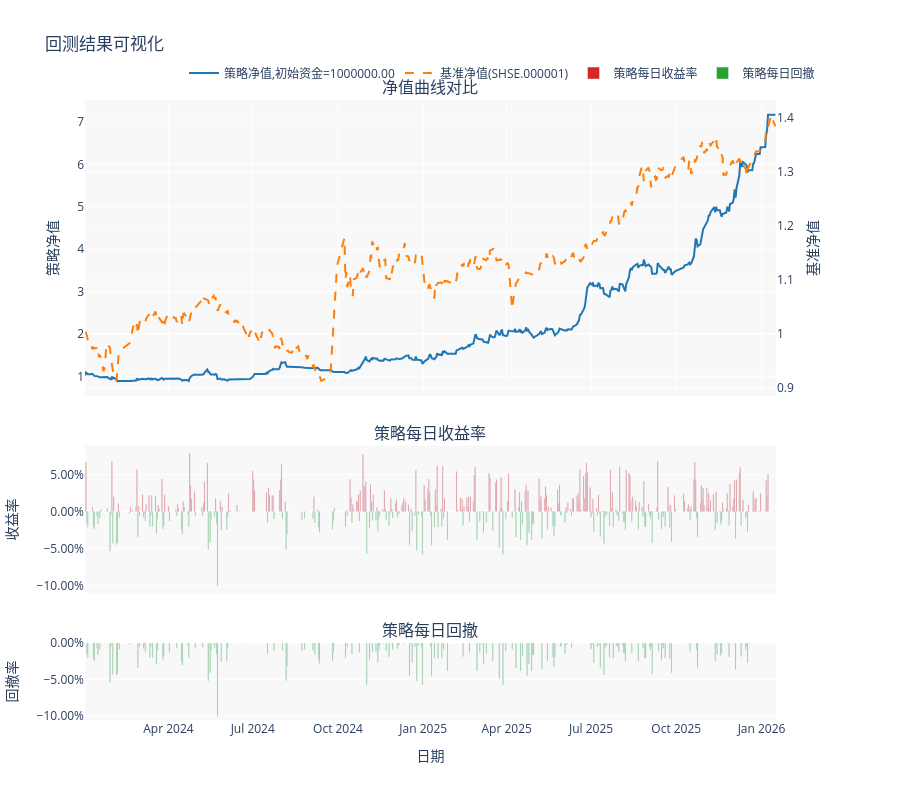

Notebook code cell kept with this figure:
### Code cell
# 汇报回测结果
metrics_df, fig = backtester.report(return_method="compound", plot=True)
fig.show()

### Figure 1 — Plotly figure (JSON) as saved in the notebook; plotly's stock layout.template omitted (floating-point values rounded to 4 significant figures; data arrays with more than 128 entries replaced by an {"elided": "..."} marker saying what was removed)
{"data": [{"hovertemplate": "日期: %{x}<br>策略净值: %{y:.4f}<extra></extra>", "line": {"color": "#1f77b4", "width": 2}, "name": "策略净值,初始资金=1000000.00", "type": "scatter", "x": {"elided": "495 str values"}, "xaxis": "x", "y": {"elided": "495 float values"}, "yaxis": "y"}, {"hovertemplate": "日期: %{x}<br>基准净值: %{y:.4f}<extra></extra>", "line": {"color": "#ff7f0e", "dash": "dash", "width": 2}, "name": "基准净值(SHSE.000001)", "type": "scatter", "x": {"elided": "495 str values"}, "xaxis": "x", "y": {"elided": "495 float values"}, "yaxis": "y2"}, {"hovertemplate": "日期: %{x}<br>收益率: %{y:.2%}<extra></extra>", "marker": {"color": {"elided": "494 str values"}}, "name": "策略每日收益率", "type": "bar", "x": {"elided": "494 str values"}, "xaxis": "x2", "y": {"elided": "494 float values"}, "yaxis": "y3"}, {"hovertemplate": "日期: %{x}<br>回撤率: %{y:.2%}<extra></extra>", "marker": {"color": "#2ca02c"}, "name": "策略每日回撤", "type": "bar", "x": {"elided": "494 str values"}, "xaxis": "x3", "y": {"elided": "494 float values"}, "yaxis": "y4"}], "layout": {"annotations": [{"font": {"size": 16}, "showarrow": false, "text": "净值曲线对比", "x": 0.47, "xanchor": "center", "xref": "paper", "y": 1, "yanchor": "bottom", "yref": "paper"}, {"font": {"size": 16}, "showarrow": false, "text": "策略每日收益率", "x": 0.47, "xanchor": "center", "xref": "paper", "y": 0.4427, "yanchor": "bottom", "yref": "paper"}, {"font": {"size": 16}, "showarrow": false, "text": "策略每日回撤", "x": 0.47, "xanchor": "center", "xref": "paper", "y": 0.1241, "yanchor": "bottom", "yref": "paper"}], "height": 800, "hovermode": "x unified", "legend": {"font": {"size": 12}, "orientation": "h", "x": 1, "xanchor": "right", "y": 1.02, "yanchor": "bottom"}, "paper_bgcolor": "white", "plot_bgcolor": "rgba(248,248,248,1)", "title": {"text": "回测结果可视化"}, "xaxis": {"anchor": "y", "domain": [0, 0.94], "matches": "x3", "showticklabels": false}, "xaxis2": {"anchor": "y3", "domain": [0, 0.94], "matches": "x3", "showticklabels": false}, "xaxis3": {"anchor": "y4", "domain": [0, 0.94], "title": {"text": "日期"}}, "yaxis": {"anchor": "x", "domain": [0.5227, 1], "title": {"text": "策略净值"}}, "yaxis2": {"anchor": "x", "overlaying": "y", "side": "right", "title": {"text": "基准净值"}}, "yaxis3": {"anchor": "x2", "domain": [0.2041, 0.4427], "tickformat": ".2%", "title": {"text": "收益率"}}, "yaxis4": {"anchor": "x3", "domain": [0, 0.1241], "tickformat": ".2%", "title": {"text": "回撤率"}}}}
